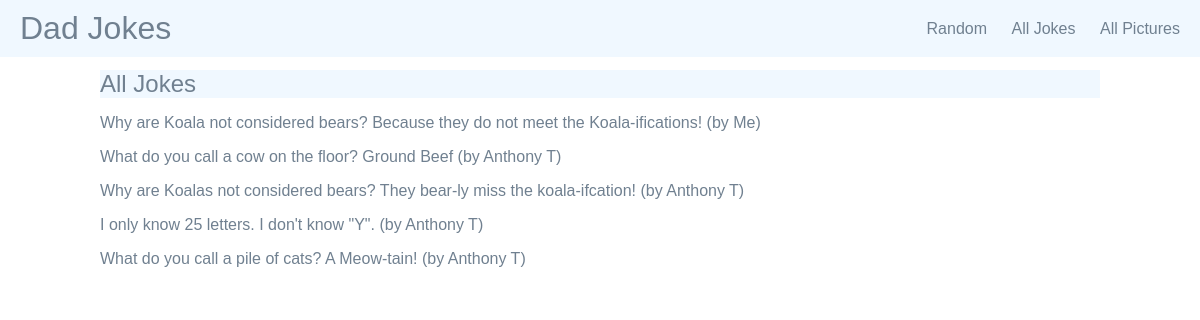
The app's page /cs412/dadjokes/jokes with its own data.
### dadjokes/models.py (models this page shows, shortened)
class Joke(models.Model):
    text = models.TextField(blank=False)
    added_by = models.TextField(blank=False)
    timestamp = models.DateTimeField(auto_now=True)

### dadjokes/views.py (the view)
# urls.py: path('jokes', JokeListView.as_view(), name='show_all_jokes'),
class JokeListView(ListView):
    model = Joke
    template_name = "dadjokes/show_all_jokes.html"
    context_object_name = 'jokes'

### dadjokes/templates/dadjokes/show_all_jokes.html
{% extends 'dadjokes/base.html' %}
{% block content %}
<h2>All Jokes</h2>
{% for joke in jokes %}
    <p><a href="{% url 'show_joke' joke.pk %}">{{ joke.text }}</a> (by {{ joke.added_by }})</p>
{% empty %}
    <p>No jokes yet</p>
{% endfor %}
{% endblock %}

### static/styles.css (style rules this page uses)
body { background-color: #fff; color: slategray; font-family: Arial, Helvetica, sans-serif; margin: 0; padding-top: 70px; padding-bottom: 90px; }
h1,h2,h3,h4,h5 { font-weight: normal; background:aliceblue; margin: 0; }
a, a:visited { color: slategrey; text-decoration: none; }

### records on screen
Joke: text "Why are Koala not considered bears? Because they do not meet the Koala-ifications!", added_by "Me"
Joke: text "What do you call a cow on the floor? Ground Beef", added_by "Anthony T"
Joke: text "Why are Koalas not considered bears? They bear-ly miss the koala-ifcation!", added_by "Anthony T"
Joke: text "I only know 25 letters. I don't know \"Y\".", added_by "Anthony T"
Joke: text "What do you call a pile of cats? A Meow-tain!", added_by "Anthony T"
